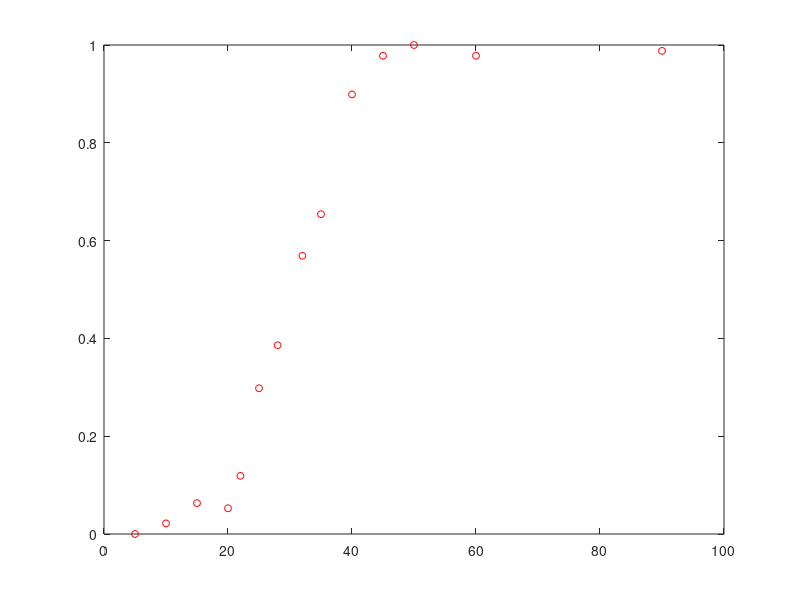

This figure's MATLAB source: (Note: this script raises an error after producing the figure.)
function plot_figs_sample_code
%Written by Xing 13/07/14 to generate example figure, plot markers, draw
%fitted curve, and export to a file

truncateXLim=1;
plotDataPoints=1;

%specify styles of lines to plot:
trainingStageLineStyles=[{':'} {'--'} {'-'}];

%colours- red, green, blue:
lineCols=[{'r'} {[0/256 100/256 0/256]} {'b'}];%speficy shade of green

%create figure:
fig1=figure('Color',[1,1,1],'Units','Normalized','Position',[0.12, 0.08, 0.25, 0.8]);%'Position': left, bottom, width, height

sampleContrast=30;
xDataPoints=[5,10,15,20,22,25,28,32,35,40,45,50,60,90];
yDataPoints=[0,0.0217,0.0632,0.0526,0.119,0.298,0.386,0.569,0.654,0.899,0.978,1,0.978,0.988];

%plot draw data points in the form of circles:
if plotDataPoints==1;
    plot(xDataPoints,yDataPoints,'Marker','o','Color','r','LineStyle','none','MarkerSize',5);
    hold on%holds the current plot and all axis properties so that subsequent graphing commands add to the existing graph
end

%perform curve fitting:
X0=[2 30 0.2 0.1];%initialise parameters
X=fminsearch(@fit_weibull,X0,[],xDataPoints,yDataPoints,[],'least_square',[1 0 1 0],[20 0 max(yDataPoints) 0],[1 0 0 0],[0 0 0 0]);
X=[4.36,33.5,0.99,0.0069];

%generate values for plotting fitted curve
xvals=0:1:xDataPoints(end)+10;
yvals=1-X(4)-X(3).*exp(-(xvals./X(2)).^X(1));

%draw fitted curve:
plot(xvals,yvals,'Color','r','LineStyle','-');

sampleContrasts=[20 30 40];
testContrasts=[5,10,12,15,18,22,25,28,35,45,60,90;5,10,15,22,25,28,32,35,38,45,60,90;5,10,15,25,32,35,38,42,45,50,60,90];
for sampleContrastInd=1:length(sampleContrasts)
    testContrast=testContrasts(sampleContrastInd,:);
    rovingPerf=[0,0.143,0,0.0769,0.077,0.150,0.255,0.364,0.667,1,0.923,1;0.0588,0.0588,0,0.0926,0.0588,0.313,0.516,0.535,0.870,0.925,0.979,1;0,0.0571,0.0294,0.0833,0.105,0.241,0.320,0.370,0.653,0.972,1,0.971];
    for trainingStage=1:3
        subplot(3,1,sampleContrastInd);
        
        %plot raw data as circles:
        if plotDataPoints==1;
            %specify the marker type, marker colour, marker size, and line
            %style:
            plot(testContrasts(sampleContrastInd,:),rovingPerf(trainingStage,:),'Marker','o','Color',lineCols{sampleContrastInd},'LineStyle','none','MarkerSize',5);
        end
        hold on
        
        %plot a fitted function:
        X=fminsearch(@fit_weibull,X0,[],testContrasts(sampleContrastInd,:),rovingPerf(trainingStage,:),[],'least_square',[1 0 1 0],[20 0 max(rovingPerf(trainingStage,:)) 0],[1 0 0 0],[0 0 0 0]);
        xvals=0:1:testContrast(end)+10;
        yvals=1-X(4)-X(3).*exp(-(xvals./X(2)).^X(1));
        plot(xvals,yvals,'Color',lineCols{sampleContrastInd},'LineStyle',trainingStageLineStyles{trainingStage});
        
        %plot a straight line:
        PSE=X(2).*(-log((0.5-X(4))/X(3))).^(1/X(1));
        plot([PSE PSE],[0 1],'Color',lineCols{sampleContrastInd},'LineStyle',trainingStageLineStyles{trainingStage});
        
        %specify axis limits:
        if truncateXLim==1
            xlim([0 65]);
        end
        
        %remove axes to the right & on top:
        set(gca,'box','off');
    end
end
subplot(3,1,1);
title('Figure title');
xlabel('Contrast');
ylabel('Performance');
%To save, use File > Export Setup.
%Check requirements with journal or other publication outlets: image
%formats, sizes, colour mode.
%Specify desired settings, save template for repeated use.


%
%creating figures with transparency in Matlab:
fig2=figure('Color',[1,1,1],'Units','Normalized','Position',[0.12, 0.08, 0.3, 0.4]);%'Position': left, bottom, width, height
%create some data to plot:
mean1=30;
mean2=50;
sigma=10;
y1=normrnd(mean1,sigma,500,1);%500 normally distributed values with a mean of mean1 and an SD of sigma
y2=normrnd(mean2,sigma,500,1);%500 normally distributed values with a mean of mean2 and an SD of sigma
%set bin centres:
bins=0:1:100;
%generate histogram for first data set, y1:
hist(y1,bins);
%get the handle to the patch object that creates the histogram bar plot:
h = findobj(gca,'Type','patch');
%remove edge colour (automaticaly set to black):
set(h,'EdgeColor','none')
%set transparency (to 0.5):
set(h,'FaceColor','r','facealpha',0.5)
hold on
%do the same for y2:
hist(y2,bins);
h = findobj(gca,'Type','patch');
set(h,'facealpha',0.5,'EdgeColor','none')
%set x-axis limits
xlim([0 80]);
%remove axes to the right & on top:
set(gca,'box','off');
%export figure as an svg file
plot2svg

%
%creating figures and adjusting transparency in Adobe Illustrator:
fig2=figure('Color',[1,1,1],'Units','Normalized','Position',[0.12, 0.08, 0.3, 0.4]);%'Position': left, bottom, width, height
%create some data to plot:
mean1=30;
mean2=50;
sigma=10;
y1=normrnd(mean1,sigma,500,1);%500 normally distributed values with a mean of mean1 and an SD of sigma
y2=normrnd(mean2,sigma,500,1);%500 normally distributed values with a mean of mean2 and an SD of sigma
%set bin centres:
bins=0:1:100;
%generate histogram for first data set, y1:
hist(y1,bins);
h = findobj(gca,'Type','patch');
set(h,'FaceColor',[0 .5 .5],'EdgeColor','none')
hold on
%do the same for y2:
hist(y2,bins);
h = findobj(gca,'Type','patch');
set(h,'EdgeColor','none')
%set x-axis limits
xlim([0 80]);
%remove axes to the right & on top:
set(gca,'box','off');
xlabel('x data');
ylabel('y data');

close all hidden
